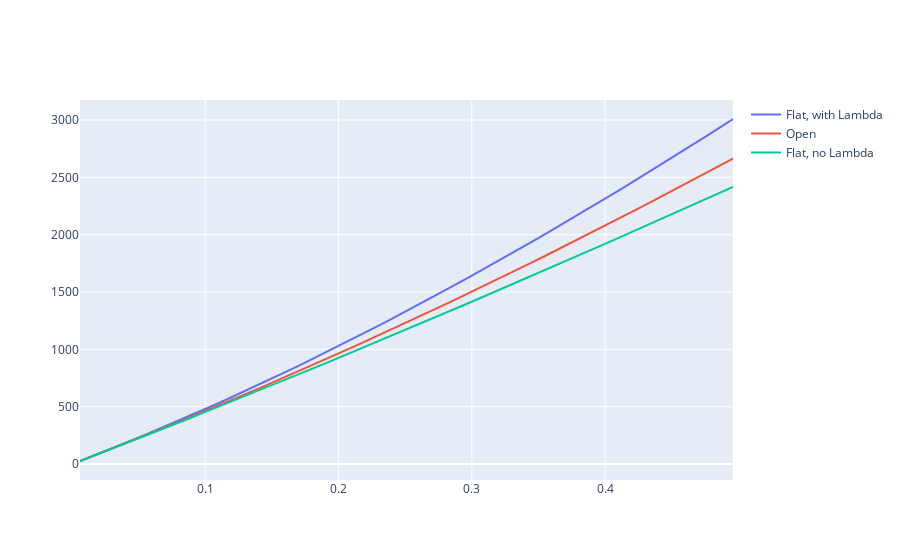

This figure's notebook cell:
### Code cell
fig = go.Figure()

fig.add_trace(go.Scatter(x=z_test, y=L_dist_flat_wL, name="Flat, with Lambda"))
fig.add_trace(go.Scatter(x=z_test, y=L_dist_open, name="Open"))
fig.add_trace(go.Scatter(x=z_test, y=L_dist_flat_noL, name="Flat, no Lambda"))


#fig.update_xaxes(type="log")
#fig.update_yaxes(type="log")

fig.show()
